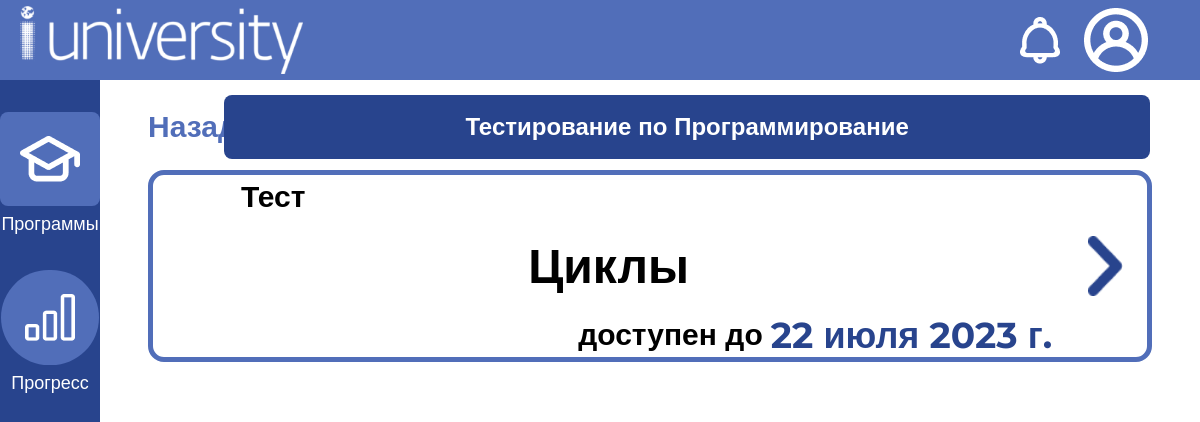
The page /student/sets/2/all (signed in) on the database its author committed.
### testing_system/models.py (models this page shows)
class Set(models.Model):
    name = models.TextField(default='')
    description = models.TextField(default='')
    author = models.ForeignKey(User, on_delete=models.CASCADE, null=True)

class Test(models.Model):
    name = models.TextField(default='')
    description = models.TextField(default='')
    deadline = models.DateField(null=True)
    set = models.ForeignKey(Set, on_delete=models.CASCADE, null=True)

### testing_system/views.py (the view)
# urls.py: path("student/sets/<int:set_id>/all", views.set_tests_view, name="setTests"),
def set_tests_view(request, set_id):
    set = Set.objects.get(id=set_id)
    tests = Test.objects.filter(set=set).all()
    return render(request, 'testing_system/setTests.html', context={'set': set, 'tests': tests})

### testing_system/templates/testing_system/setTests.html (shortened to what this page needs)
<!doctype html>
{% load static %}
<html lang="ru">
<head>
    <script src="https://cdn.tailwindcss.com"></script>
    <link rel="stylesheet" href="{% static "css/bodystyle.css" %}" />
    <link rel="stylesheet" href="{% static "css/font.css" %}" />
    <link rel="stylesheet" href="{% static "css/scroll_10px.css" %}" />
    <link rel="stylesheet" href="{% static "css/interface.css" %}" />
</head>
<body>
    <div class="w-screen h-screen overflow-hidden">
        {% include "pattern/header.html" %}
        <div class="flex flex-row" id="main">
            {% include "pattern/nav.html" %}
            <div class="w-11/12 px-10 flex flex-col py-3">
                <div class="w-full flex flex-row flex-none items-center justify-center pr-2.5" id="main-header">
                    <div class="w-1/12">
                        <form action="{% url 'setDescription' set.id %}" class="w-full h-full">
                            <button type="submit" class="transition duration-300 ease-in-out w-full h-full">
                                <div class="flex flex-row w-full h-full">
                                    <div class="flex items-center px-1">
                                    </div>
                                    <div class="text-[#516EB9] text-3xl font-bold select-none flex items-center">
                                        Назад
                                    </div>
                                </div>
                            </button>
                        </form>
                    </div>
                    <div class="p-4 bg-[#28448D] text-[#FFFFFF] rounded-lg text-center text-2xl font-bold select-none w-11/12">
                        Тестирование по {{set.name}}
                    </div>
                </div>
                <div class="w-full" id="main-main">
                    <ul class="overflow-scroll h-full w-full" id="test-list">
                        {%for test in tests %}
                        <li class="h-1/3 w-full p-2 flex-none" id="program-button">
                            <form action="{% url 'testDescription' test.id %}" class="h-full w-full">
                                <button type="submit" class="transition duration-300 ease-in-out rounded-2xl border-[5px] border-[#516EB9] h-full w-full">
                                    <div class="flex flex-row w-full h-full">
                                        <div class="w-11/12 flex flex-col p-2">
                                            <div class="h-1/6 w-full flex items-center">
                                                <div class="text-[#000000] text-3xl font-bold select-none flex items-center indent-20">
                                                    Тест
                                                </div>
                                            </div>
                                            <div class="h-4/6 flex items-center justify-center">
                                                <div class="text-[#000000] text-5xl font-bold select-none flex items-center">
                                                    {{test.name}}
                                                </div>
                                            </div>
                                            <div class="h-1/6 w-full flex items-center justify-end">
                                                <div class="text-[#000000] text-3xl font-bold select-none px-1">
                                                    доступен до
                                                </div>
                                                <div class="text-[#28448D] text-4xl font-bold select-none  px-1">
                                                    {{test.deadline}}
                                                </div>
                                            </div>
                                        </div>
                                        <div class="w-1/12 flex items-center justify-center">
                                            <img src="{% static "images/arrow_right_b.png" %}" class="h-1/3 select-none" />
                                        </div>
                                    </div>
                                </button>
                            </form>
                        </li>
                        {%endfor%}
                    </ul>
                </div>
            </div>
        </div>
    </div>
</body>
</html>

### testing_system/static/css/bodystyle.css (style rules this page uses)
body { background-color: #FFFFFF; }
#main { height: 90%; }

### testing_system/static/css/interface.css (style rules this page uses)
#main-header { height: 10%; }
#main-main { height: 90%; }

### rows shown on the page
Set: name "Программирование"
Test: name "Циклы", deadline "22 июля 2023 г."
